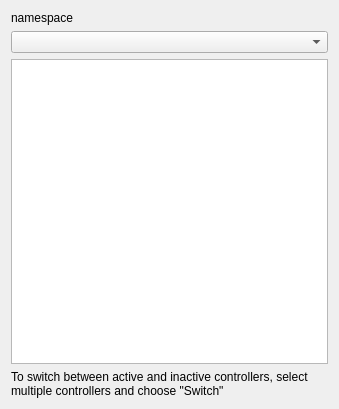
<?xml version="1.0" encoding="UTF-8"?>
<ui version="4.0">
 <class>controller_manager</class>
 <widget class="QWidget" name="controller_manager">
  <property name="geometry">
   <rect>
    <x>0</x>
    <y>0</y>
    <width>339</width>
    <height>409</height>
   </rect>
  </property>
  <property name="sizePolicy">
   <sizepolicy hsizetype="MinimumExpanding" vsizetype="Preferred">
    <horstretch>0</horstretch>
    <verstretch>0</verstretch>
   </sizepolicy>
  </property>
  <property name="windowTitle">
   <string>Controller manager</string>
  </property>
  <layout class="QVBoxLayout" name="verticalLayout">
   <item>
    <widget class="QLabel" name="cm_list_label">
     <property name="toolTip">
      <string>&lt;html&gt;&lt;head/&gt;&lt;body&gt;&lt;p&gt;&lt;span style=&quot; font-weight:600;&quot;&gt;controller manager&lt;/span&gt; namespace. It is assumed that the &lt;span style=&quot; font-weight:600;&quot;&gt;robot_description&lt;/span&gt; parameter also lives in the same namesapce.&lt;/p&gt;&lt;/body&gt;&lt;/html&gt;</string>
     </property>
     <property name="text">
      <string>namespace</string>
     </property>
     <property name="buddy">
      <cstring>cm_combo</cstring>
     </property>
    </widget>
   </item>
   <item>
    <widget class="QComboBox" name="cm_combo"/>
   </item>
   <item>
    <widget class="QTableView" name="table_view">
     <property name="sizePolicy">
      <sizepolicy hsizetype="Expanding" vsizetype="Expanding">
       <horstretch>0</horstretch>
       <verstretch>0</verstretch>
      </sizepolicy>
     </property>
     <property name="alternatingRowColors">
      <bool>true</bool>
     </property>
     <property name="selectionMode">
      <enum>QAbstractItemView::ExtendedSelection</enum>
     </property>
     <property name="selectionBehavior">
      <enum>QAbstractItemView::SelectRows</enum>
     </property>
     <property name="showGrid">
      <bool>false</bool>
     </property>
     <property name="sortingEnabled">
      <bool>false</bool>
     </property>
     <attribute name="horizontalHeaderCascadingSectionResizes">
      <bool>false</bool>
     </attribute>
     <attribute name="verticalHeaderVisible">
      <bool>false</bool>
     </attribute>
    </widget>
   </item>
   <item>
    <widget class="QLabel" name="switch_hint">
     <property name="text">
      <string>&lt;html&gt;&lt;head/&gt;&lt;body&gt;&lt;p&gt;To switch between active and inactive controllers, select multiple controllers and choose &amp;quot;Switch&amp;quot;&lt;/p&gt;&lt;/body&gt;&lt;/html&gt;</string>
     </property>
     <property name="wordWrap">
      <bool>true</bool>
     </property>
    </widget>
   </item>
  </layout>
 </widget>
 <resources/>
 <connections/>
</ui>
